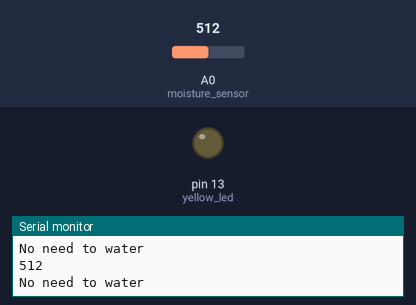
Simulated run of this sketch. Board: Arduino Uno, built with avr-gcc and run on an emulated ATmega328P. Shown: output pins drawn as LEDs (lit = HIGH), the last lines printed to the serial monitor. The inputs (shaded band) are chosen by the test bench; at power-on: A0 (moisture_sensor) = 512.

Above: at 5.8 s.
5.9 s: A0 (moisture_sensor) set to 689
11.9 s: A0 (moisture_sensor) set to 713
At 15.6 s:
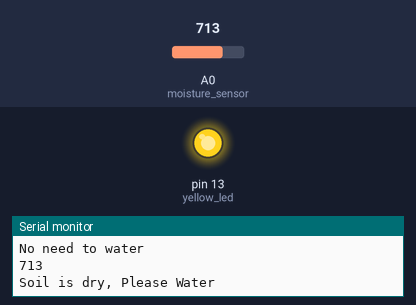
17.9 s: A0 (moisture_sensor) set to 690
At 20.6 s:
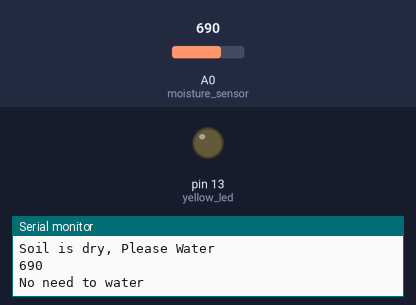
23.9 s: A0 (moisture_sensor) set to 710
At 25.7 s:
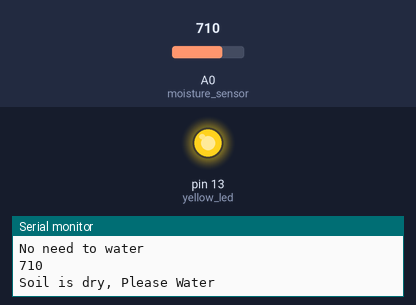
Timing chart, 0 to 27.2 s (numbered marks = the images above; inputs shaded):
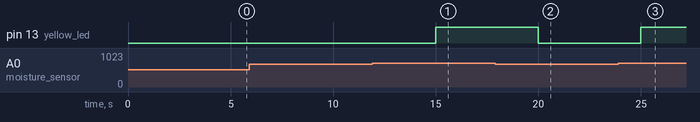

Measured:
- the behaviour switches between 700 and 701 on A0 (moisture_sensor) (found by bisection; images 0 and 1)
- after the input at 11.9 s, pin 13 (yellow_led): LOW → HIGH after 3.1 s
- after the input at 17.9 s, pin 13 (yellow_led): HIGH → LOW after 2.1 s
- after the input at 23.9 s, pin 13 (yellow_led): LOW → HIGH after 1.1 s

The sketch:

Moisture_Sensor.ino
```cpp
int moisture_sensor = A0; //sensors pin connected arduinos A0
int moisture_val=0; //The value will be stored in this variable
int blue_led=9;
int yellow_led = 13;
void setup(){
  pinMode(13, OUTPUT);
  Serial.begin (9600);
}
void loop (){
  moisture_val = analogRead(moisture_sensor);
  if (moisture_val>700){//we can set this threshold value what we want
  //I set this reference as 700, when soil dry humidity will high, when it is wet humidity will be low
    Serial.print("\n");
    Serial.println(moisture_val);
    Serial.print("Soil is dry, Please Water");

    digitalWrite(yellow_led, HIGH);
    digitalWrite(blue_led, LOW);
    delay(5000);
 }

 else{
  Serial.print("\n");
    Serial.println(moisture_val);
    Serial.print("No need to water");

    digitalWrite(blue_led, HIGH);
    digitalWrite(yellow_led, LOW);
    delay(5000);
  }
}
```
